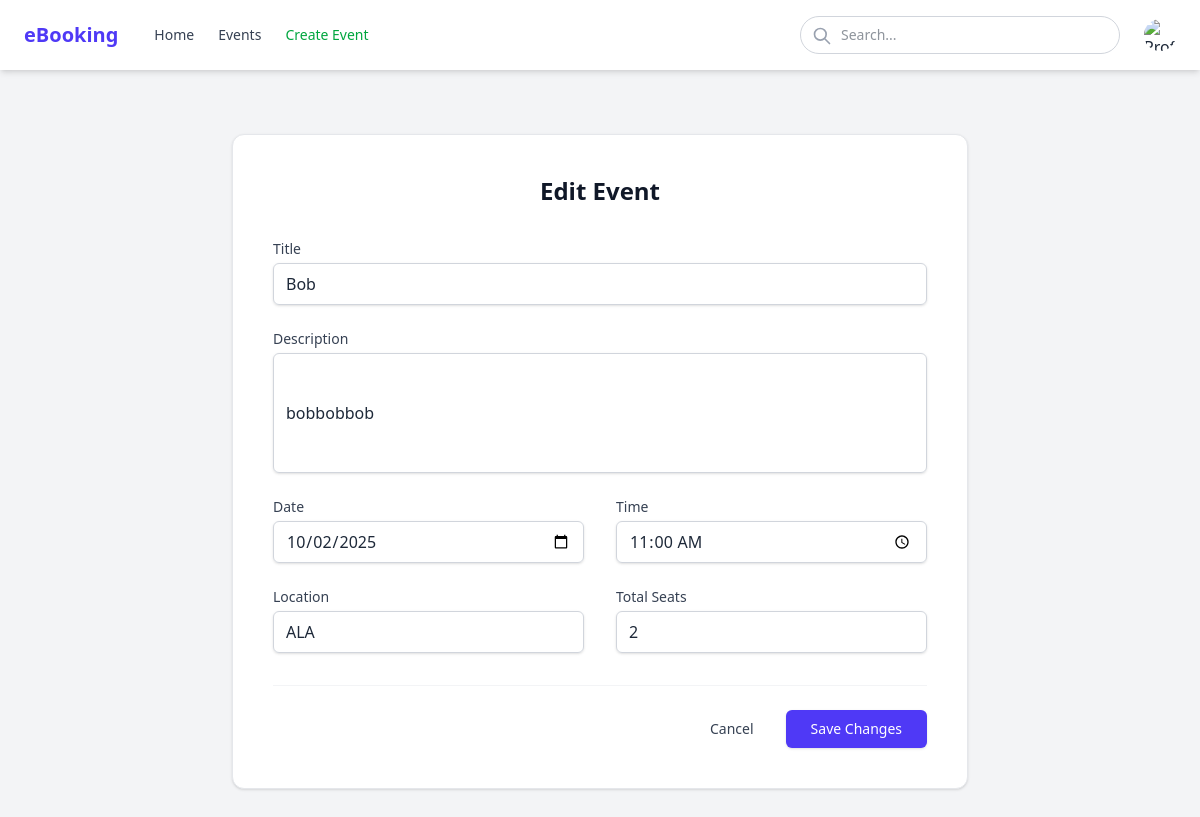
The app's page /edit_event/5 (signed in) with its own data.
### app/models.py (models this page shows, shortened)
class Event(db.Model):
    event_id: so.Mapped[int] = so.mapped_column(primary_key=True)
    title: so.Mapped[str] = so.mapped_column(sa.String(128), index=True, unique=True)
    description: so.Mapped[str] = so.mapped_column(sa.String(256), index=True)
    date: so.Mapped[datetime.date] = so.mapped_column(sa.Date)
    time: so.Mapped[datetime.time] = so.mapped_column(sa.Time, nullable=False)
    location: so.Mapped[str] = so.mapped_column(sa.String(30))
    total_seats: so.Mapped[int] = so.mapped_column()
    seats_left: so.Mapped[int] = so.mapped_column(default=0)
    created_by: so.Mapped[str] = so.mapped_column(sa.String(64))
    bookings: so.Mapped[list["Booking"]] = so.relationship(back_populates="event",
                                                           cascade="all, delete-orphan")

### app/routes.py (the view, shortened to what this page needs)
@app.route('/edit_event/<int:event_id>', methods=['GET', 'POST'])
@login_required
@admin_required
def edit_event(event_id):
    event = Event.query.filter_by(event_id=event_id).first_or_404()
    form = CreationForm(obj=event)
    return render_template('edit_event.html', event_id=event_id, form=form)

### app/forms.py
class CreationForm(FlaskForm):
    title = StringField('Title', validators=[DataRequired()])
    description = StringField('Description', validators=[DataRequired()])
    date = DateField('Date', format='%Y-%m-%d', validators=[DataRequired()])
    time = TimeField('Time', format='%H:%M', validators=[DataRequired()])
    location = StringField('Location', validators=[DataRequired()])
    total_seats = IntegerField('Total Seats', validators=[DataRequired(), NumberRange(min=1)])
    submit = SubmitField('Add')

### app/models.py (called while the page is built)
@login.user_loader
def load_user(id):
    return db.session.get(User, int(id))

### app/utils.py (called while the page is built)
def admin_required(f):
    @wraps(f)
    def decorated_function(*args, **kwargs):
        if not current_user.is_authenticated or current_user.role != 'admin':
            abort(403)
        return f(*args, **kwargs)
    return decorated_function

### app/templates/edit_event.html (shortened to what this page needs)
{% extends "base.html" %}
{% block content %}
<div class="max-w-3xl mx-auto px-4 py-8">
    <div class="bg-white rounded-xl shadow-sm border border-gray-200 overflow-hidden">
        <div class="px-6 py-8 sm:px-10 sm:py-10">
            <h1 class="text-2xl font-bold text-gray-900 mb-8 text-center">Edit Event</h1>
            <form method="POST" class="space-y-6">
                <div class="grid grid-cols-1 gap-y-6 gap-x-8 sm:grid-cols-6">
                    <div class="sm:col-span-6">
                        <label for="{{ form.title.id }}" class="block text-sm font-medium text-gray-700 mb-1">
                            {{ form.title.label }}
                        </label>
                        <div>
                            {{ form.title(class="block w-full rounded-md border-gray-300 shadow-sm focus:border-indigo-500 focus:ring-indigo-500 py-2 px-3 border") }}
                        </div>
                    </div>
                    <div class="sm:col-span-6">
                        <label for="{{ form.description.id }}" class="block text-sm font-medium text-gray-700 mb-1">
                            {{ form.description.label }}
                        </label>
                        <div>
                            {{ form.description(class="block w-full rounded-md border-gray-300 shadow-sm focus:border-indigo-500 focus:ring-indigo-500 py-2 px-3 border min-h-[120px]") }}
                        </div>
                    </div>
                    <div class="sm:col-span-3">
                        <label for="{{ form.date.id }}" class="block text-sm font-medium text-gray-700 mb-1">
                            {{ form.date.label }}
                        </label>
                        <div>
                            {{ form.date(class="block w-full rounded-md border-gray-300 shadow-sm focus:border-indigo-500 focus:ring-indigo-500 py-2 px-3 border") }}
                        </div>
                    </div>
                    <div class="sm:col-span-3">
                        <label for="{{ form.time.id }}" class="block text-sm font-medium text-gray-700 mb-1">
                            {{ form.time.label }}
                        </label>
                        <div>
                            {{ form.time(class="block w-full rounded-md border-gray-300 shadow-sm focus:border-indigo-500 focus:ring-indigo-500 py-2 px-3 border") }}
                        </div>
                    </div>
                    <div class="sm:col-span-3">
                        <label for="{{ form.location.id }}" class="block text-sm font-medium text-gray-700 mb-1">
                            {{ form.location.label }}
                        </label>
                        <div>
                            {{ form.location(class="block w-full rounded-md border-gray-300 shadow-sm focus:border-indigo-500 focus:ring-indigo-500 py-2 px-3 border") }}
                        </div>
                    </div>
                    <div class="sm:col-span-3">
                        <label for="{{ form.total_seats.id }}" class="block text-sm font-medium text-gray-700 mb-1">
                            {{ form.total_seats.label }}
                        </label>
                        <div>
                            {{ form.total_seats(class="block w-full rounded-md border-gray-300 shadow-sm focus:border-indigo-500 focus:ring-indigo-500 py-2 px-3 border", min="1") }}
                        </div>
                    </div>
                </div>
                <div class="mt-8 flex items-center justify-end space-x-4 pt-6 border-t border-gray-100">
                    <a href="{{ url_for('events') }}" class="text-sm font-medium text-gray-700 hover:text-gray-900 px-4 py-2 rounded-md hover:bg-gray-100 transition duration-150 ease-in-out">
                        Cancel
                    </a>
                    <input type="submit" value="Save Changes"
                           class="inline-flex justify-center py-2 px-6 border border-transparent rounded-md shadow-sm text-sm font-medium text-white bg-indigo-600 hover:bg-indigo-700 focus:outline-none focus:ring-2 focus:ring-offset-2 focus:ring-indigo-500 cursor-pointer">
                </div>
            </form>
        </div>
    </div>
</div>
{% endblock %}

### records on screen
Event: title "Bob", description "bobbobbob", date "10/02/2025", time "11:00", location "ALA", total_seats "2"
